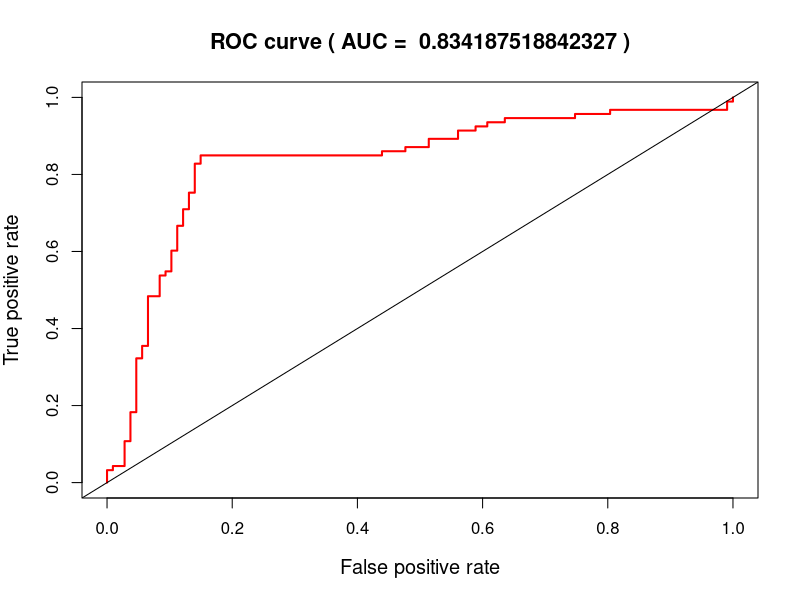

Source code (R):
set.seed(1999)
x1 = rnorm(1000)          
x2 = rnorm(1000)
z = 1 + 2*x1 + 3*x2       
pr = 1/(1+exp(-z))        
y = rbinom(1000,1,pr)
#使用logloss作为训练目标函数
df = data.frame(y=y,x1=x1,x2=x2)
glm.fit=glm( y~x1+x2,data=df,family="binomial")

#下面使用auc作为训练目标函数
library(ROCR)

CalAUC <- function(real,pred){
  rocr.pred=prediction(pred,real)
  rocr.perf=performance(rocr.pred,'auc')
  as.numeric(rocr.perf@y.values)
}

#初始值
beta0=c(1,1,1)

loss <- function(beta){
  z=beta[1]+beta[2]*x1+beta[3]*x2
  pred=1/(1+exp(-z))
  -CalAUC(y,pred)
}

res=optim(beta0,loss,method = "Nelder-Mead",control = list(maxit = 100))
cat("直接用AUC训练:",-res$value)
cat("使用glm函数",CalAUC(y,glm.fit$fitted.values))





# ROC_柳叶刀小鼠标---------------------------------------------------------------------
library(ROCR)
data(ROCR.simple)
pred <- prediction(ROCR.simple$predictions, ROCR.simple$labels) 
#ROCR.simple$predictions为预测标签，ROCR.simple$labels为真实标签
perf <- performance(pred,"tpr","fpr")
auc <- performance(pred,'auc')
auc = unlist(slot(auc,"y.values"))
plot(perf,
     xlim=c(0,1), ylim=c(0,1),col='red', 
     main=paste("ROC curve (", "AUC = ",auc,")"),
     lwd = 2, cex.main=1.3, cex.lab=1.2, cex.axis=1.2, font=1.2)
abline(0,1)
